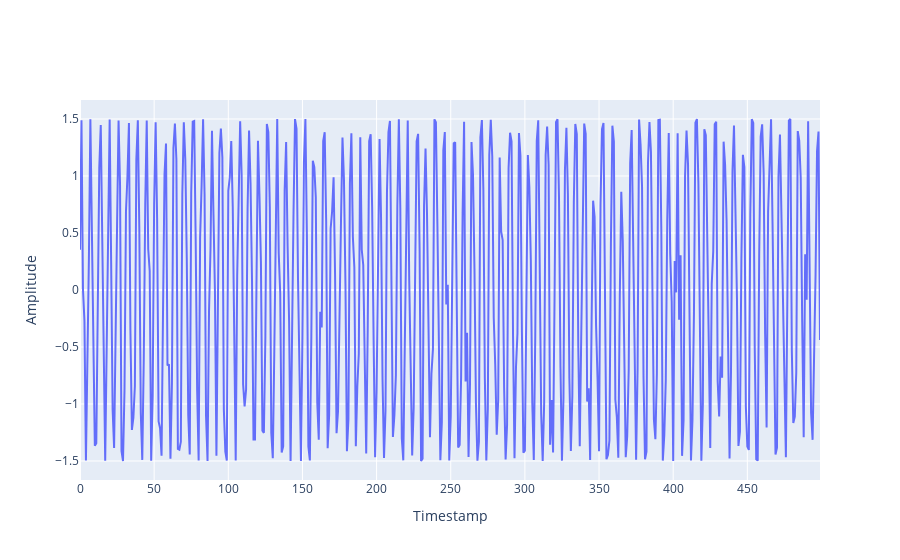

Here is the notebook cell this chart was saved with:
### Code cell
fig = go.Figure(data=go.Scatter(y=basic_ts))
fig.update_layout(xaxis_title="Timestamp", yaxis_title="Amplitude")
fig.show()

### Figure 1 — Plotly figure (JSON) as saved in the notebook; plotly's stock layout.template omitted (floating-point values rounded to 4 significant figures; data arrays with more than 128 entries replaced by an {"elided": "..."} marker saying what was removed)
{"data": [{"type": "scatter", "y": {"elided": "500 float values"}}], "layout": {"xaxis": {"title": {"text": "Timestamp"}}, "yaxis": {"title": {"text": "Amplitude"}}}}
